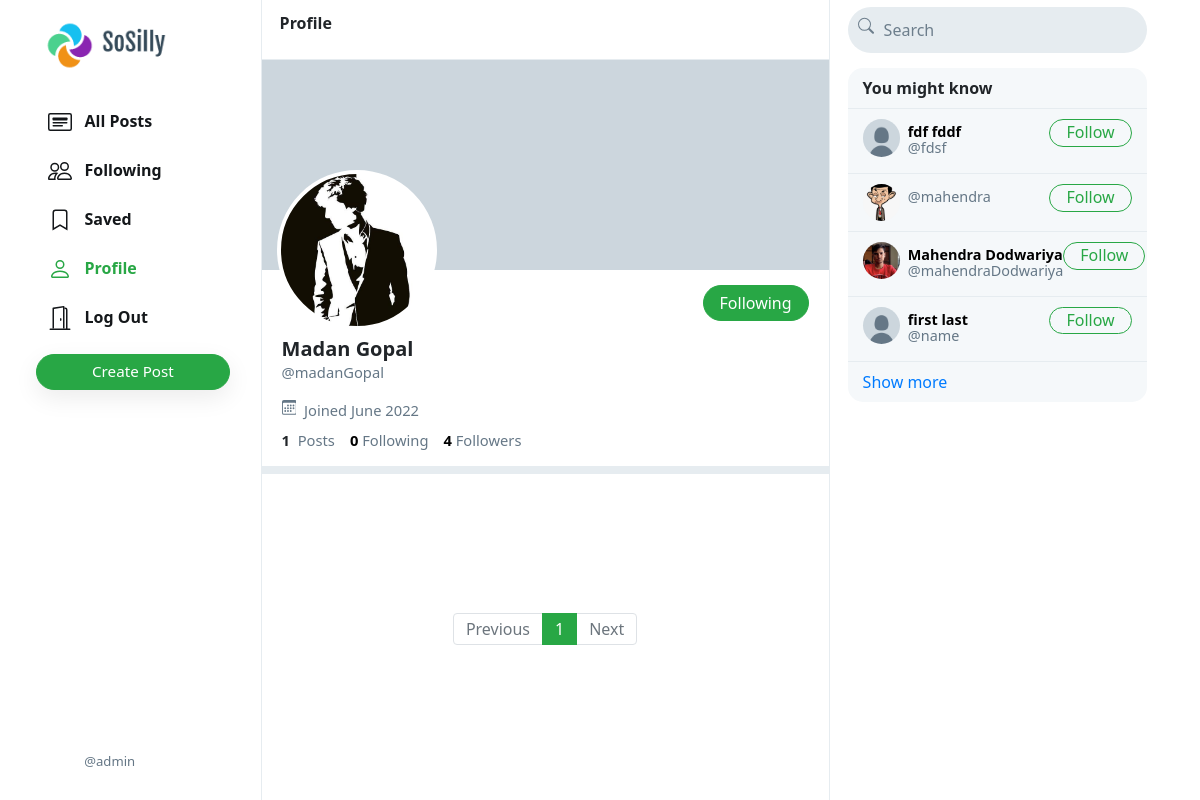
The app's page /madanGopal (signed in) with its own data.
### network/models.py (models this page shows, shortened)
class User(AbstractUser):
    profile_pic = models.ImageField(upload_to='profile_pic/')
    bio = models.TextField(max_length=160, blank=True, null=True)
    cover = models.ImageField(upload_to='covers/', blank=True)

### network/views.py (the view)
# urls.py: path("<str:username>", views.profile, name='profile'),
def profile(request, username):
    user = User.objects.get(username=username)
    all_posts = Post.objects.filter(creater=user).order_by('-date_created')
    paginator = Paginator(all_posts, 10)
    page_number = request.GET.get('page')
    if page_number == None:
        page_number = 1
    posts = paginator.get_page(page_number)
    followings = []
    suggestions = []
    follower = False
    if request.user.is_authenticated:
        followings = Follower.objects.filter(followers=request.user).values_list('user', flat=True)
        suggestions = User.objects.exclude(pk__in=followings).exclude(username=request.user.username).order_by("?")[:6]
        if request.user in Follower.objects.get(user=user).followers.all():
            follower = True
    follower_count = Follower.objects.get(user=user).followers.all().count()
    following_count = Follower.objects.filter(followers=user).count()
    return render(request, 'network/profile.html', {
        "username": user,
        "posts": posts,
        "posts_count": all_posts.count(),
        "suggestions": suggestions,
        "page": "profile",
        "is_follower": follower,
        "follower_count": follower_count,
        "following_count": following_count
    })

### network/templates/network/profile.html (shortened to what this page needs)
{% extends 'network/index.html' %}
{% load static %}
{% block profile %}
    <div class="profile-view" data-user="{{username.username}}">
        <div class="cover-image" style="background-image: url(/media/{{username.cover}})"></div>
        <div class="profile-image" style="background-image: url(/media/{{username.profile_pic}})"></div>
        <div class="profile-details">
            <div>
                {% if user.username == username.username %}
                    <button class="btn btn-outline-success float-right" id="edit-profile-btn"><a href="{% url 'editProfile' %}">Edit Profile</a> </button>
                {% elif is_follower %}
                    <button class="btn btn-success float-right" onclick="unfollow_user(this,'{{username.username}}','edit_page')" id="following-btn">Following</button>
                {% else %}
                    <button class="btn btn-outline-success float-right" onclick="follow_user(this,'{{username.username}}','edit_page')" id="follow-btn">Follow</button>
                {% endif %}
            </div>
            <div class="details-data">
                <h5>{{username.first_name}} {{username.last_name}}</h5>
                <div class="grey">@{{username.username}}</div>
                <div class="grey" style="padding: 8px 0px;">
                    &nbsp;Joined {{username.date_joined | date:"F Y"}}
                </div>
                <div>
                    <strong>
                        {{posts_count}}
                    </strong>
                    &nbsp;<span class="grey">Posts</span>
                    <a href="#">
                        <strong id="following__count">{{following_count | default:0}}</strong>&nbsp;<span class="grey">Following</span>
                    </a>
                    <a href="#">
                        <strong id="follower__count">{{follower_count | default:0}}</strong>&nbsp;<span class="grey">Followers</span>
                    </a>
                </div>
            </div>
        </div>
    </div>
    <div class="space"></div>
{% endblock %}

### network/templates/network/layout.html (shortened to what this page needs)
{% load static %}
<!DOCTYPE html>
<html lang="en">
    <head>
        <link rel="stylesheet" href="https://stackpath.bootstrapcdn.com/bootstrap/4.4.1/css/bootstrap.min.css">
        <link href="{% static 'network/styles.css' %}" rel="stylesheet">
    </head>
    <body>
        <div class="body" data-page="{{page}}">
            <div class="sidenav">
                <a href="{% url 'index' %}" class="navbar-brand">
                    <img src="{% static 'network/Images/sosilly_logo.png' %}" height="51px">
                </a>
                <div style="height: 100%;">
                    <div>
                        <div>
                            <ul>
                                <li class="nav-item" id="all_posts">
                                <a href="{% url 'index' %}" class="nav-link">
                                    <div>
                                        &nbsp;&nbsp;All Posts
                                    </div>
                                </a>
                                </li>
                                {% if user.is_authenticated %}
                                    <li class="nav-item" id="following">
                                        <a href="{% url 'following' %}" class="nav-link">
                                            <div>
                                                &nbsp;&nbsp;Following
                                            </div>
                                        </a>
                                    </li>
                                    <li class="nav-item" id="saved">
                                        <a href="{% url 'saved' %}" class="nav-link">
                                            <div>
                                                <svg width="1.5em" height="1.5em" viewBox="0 0 16 16" class="bi bi-bookmark" fill="currentColor" xmlns="http://www.w3.org/2000/svg">
                                                    <path fill-rule="evenodd" d="M8 12l5 3V3a2 2 0 0 0-2-2H5a2 2 0 0 0-2 2v12l5-3zm-4 1.234l4-2.4 4 2.4V3a1 1 0 0 0-1-1H5a1 1 0 0 0-1 1v10.234z"/>
                                                  </svg>
                                                &nbsp;&nbsp;Saved
                                            </div>
                                        </a>
                                    </li>
                                    <li class="nav-item" id="profile">
                                        <a href="{% url 'profile' user.username %}" class="nav-link">
                                            <div>
                                                &nbsp;&nbsp;Profile
                                            </div>
                                        </a>
                                    </li>
                                    <li class="nav-item" id="logout">
                                        <a href="{% url 'logout' %}" class="nav-link">
                                            <div>
                                                &nbsp;&nbsp;Log Out
                                            </div>
                                        </a>
                                    </li>
                                {% endif %}
                            </ul>
                        </div>
                        {% if user.is_authenticated %}
                            <button id="popup-btn" class="btn btn-success new-post-btn" onclick="createpost()">Create Post</button>
                        {% endif %}
                    </div>
                    <div style="position: absolute; bottom: 10px;">
                        {% if user.is_authenticated %}
                            <li class="nav-item sidenav-user">
                                <a href="{% url 'profile' user.username %}" class="nav-link">
                                    <div class="user_account">
                                        <div class="small-profilepic" style="float: left; background-image: url(/media/{{user.profile_pic}})"></div>
                                        <div style="height: 2.7vw; margin: auto;">
                                            <div class="grey" style="margin-top: 4px;">@{{ user.username }}</div>
                                        </div>
                                    </div>
                                </a>
                            </li>
                        {% endif %}
                    </div>
                </div>
            </div>
            {% block body %}
            {% endblock %}
            <div class="right-div">
                <nav class="head">
                    <form action="{% url 'search' %}" method="post" id="search-form">
                        <div class="search-div">
                            <div>
                            </div>
                            <input type="text" name="query" id="search-box" placeholder="Search">
                        </div>
                    </form>
                </nav>
                <div class='right-div-content'>
                    <div class="space" style="background-color: white;"></div>
                    {% if user.is_authenticated %}
                        <div class="suggestion-box">
                            <div class="suggestion-header">
                                You might know
                            </div>
                            {% for suggestion in suggestions %}
                                <div class="suggestion-user">
                                    <div>
                                        <a href="{% url 'profile' suggestion.username %}">
                                            <div class="small-profilepic" style="background-image: url(/media/{{suggestion.profile_pic}})"></div>
                                        </a>
                                    </div>
                                    <div class="user-details">
                                        <a href="{% url 'profile' suggestion.username %}">
                                            <div id="user-name">
                                                <strong>
                                                    {{suggestion.first_name}} {{suggestion.last_name}}
                                                </strong>
                                            </div>
                                            <div class="grey">@{{suggestion.username}}</div>
                                        </a>
                                    </div>
                                    <div>
                                        <button class="btn btn-outline-success" type="button" onclick="follow_user(this,'{{suggestion.username}}','suggestion')">Follow</button>
                                    </div>
                                </div>
                            {% empty %}
                                    <div style="text-align: center; border-bottom: .5px solid #e6ecf0; padding: 10px 15px;">
                                        <span class="grey" style="font-size: .9em;">No suggestions available.</span>
                                    </div>
                            {% endfor %}
                            <div class="suggestion-footer">
                                <a href="#">Show more</a>
                            </div>
                        </div>
                    {% endif %}
                </div>
            </div>
        </div>
    </body>
</html>

### network/static/network/styles.css (style rules this page uses)
.body { display: flex; min-height: 100%; font-family: system-ui, sans-serif; }
.btn { border-radius: 20px; padding: 0.32rem 1rem 0.375rem 1rem; }
.btn, .btn:focus, .btn:active { box-shadow: none !important; -webkit-box-shadow: none !important; }
.grey { color: #657786; }
svg { vertical-align: text-top; }
.sidenav { height: 100%; width: 21.8%; position: fixed; top: 0; left: 0; padding: 15px; list-style: none; border-right: .5px solid #e6ecf0; z-index: 100; padding-left: 3%; background-color: white; }
.sidenav ul { list-style: none; padding-left: 0px; margin-top: 3vh; }
.sidenav li { margin-top: 7px; }
.sidenav .nav-link { color: #14171a; line-height: .7em; font-weight: 700; padding: 0px; }
.sidenav .nav-link > div { padding: 10px 20px 8px 12px; border-radius: 25px; line-height: 0.9em; width: max-content; }
.new-post-btn { padding-left: 55px !important; padding-right: 55px !important; font-size: .95em; font-weight: 530; box-shadow: rgba(0, 0, 0, 0.08) 0px 8px 24px !important; }
.user_account { display: flex; font-size: .82rem; font-weight: normal; padding-top: 3px !important; padding-bottom: 3px !important; padding-left: 3px !important; }
.user_account .small-profilepic { transform: scale(.82); margin-left: auto; margin-top: auto; }
.active a { color: #28a745 !important; }
.head { height: 7.5vh; }
.small-profilepic { width: 3.1vw; height: 3.1vw; border-radius: 9999px; overflow: hidden; margin-right: 8px; background-size: cover; background-repeat: no-repeat; background-position: center; box-sizing: content-box; }
.space { height: 8px; background-color: #e6ecf0; }
.cover-image { height: 210px; background-size: cover; background-position: center; background-repeat: no-repeat; background-color: #ccd6dd; }
.profile-image { width: 160px; height: 160px; position: absolute; left: 15px; top: 110px; border-radius: 99999px; border: 4px solid white; background-size: cover; background-repeat: no-repeat; background-position: center; background-color: white; }
.profile-details { padding: 15px 20px; }
.profile-details button { padding-bottom: 0.3rem; }
.profile-details > .details-data { margin-top: 52px; font-size: .92em; }
.profile-details h5 { font-weight: 800; margin-bottom: 0px; }
.profile-details a { color: black; text-decoration: none; }
.right-div { width: 28%; height: 100vh; position: fixed; right: 2.95%; border-left: .5px solid #e6ecf0; background-color: white; }
.right-div .head { padding: .9vh 1.5vw; }
.right-div .search-div { margin-left: auto; margin-right: auto; display: flex; border-radius: 25px; background-color: #e6ecf0; padding-left: 10px; padding-right: 10px; vertical-align: middle; }
#search-box { height: 5.7vh; border: none; background: none; outline: none; width: 100%; margin-left: 8px; }
#search-box::placeholder { color: #6d7e8c; }
.right-div-content { height: 92.5vh; overflow: auto; padding-left: 1.5vw; padding-right: 1.5vw; }
.suggestion-box, .guest-box { border-radius: 15px; overflow: hidden; background-color: #f5f8fa; }
.suggestion-header { padding: 13px 15px; line-height: .9em; font-weight: 800; border-bottom: .5px solid #e6ecf0; }
.suggestion-user { display: flex; padding: 10px 15px; font-size: .9em; border-bottom: .5px solid #e6ecf0; }
.suggestion-user a { color: black; text-decoration: none; }
.user-details { flex: 1; line-height: 1.1em; padding: 5px 0px 7px 0px; }
.suggestion-user .btn { padding: 0em 1em .09em 1em; }
.suggestion-footer { padding: 13px 15px; line-height: .9em; }
.suggestion-footer a { text-decoration: none; }

### records on screen
User: username "admin"
User: profile_pic (picture), first_name "Madan", last_name "Gopal", username "madanGopal", date_joined "June 2022"
User: profile_pic (placeholder picture), first_name "fdf", last_name "fddf", username "fdsf"
User: profile_pic (picture), username "mahendra"
User: profile_pic (picture), first_name "Mahendra", last_name "Dodwariya", username "mahendraDodwariya"
User: profile_pic (placeholder picture), first_name "first", last_name "last", username "name"

### other values on screen
{{ posts_count }} "1"
{{ following_count | default:0 }} "0"
{{ follower_count | default:0 }} "4"
{{ each }} "1"
